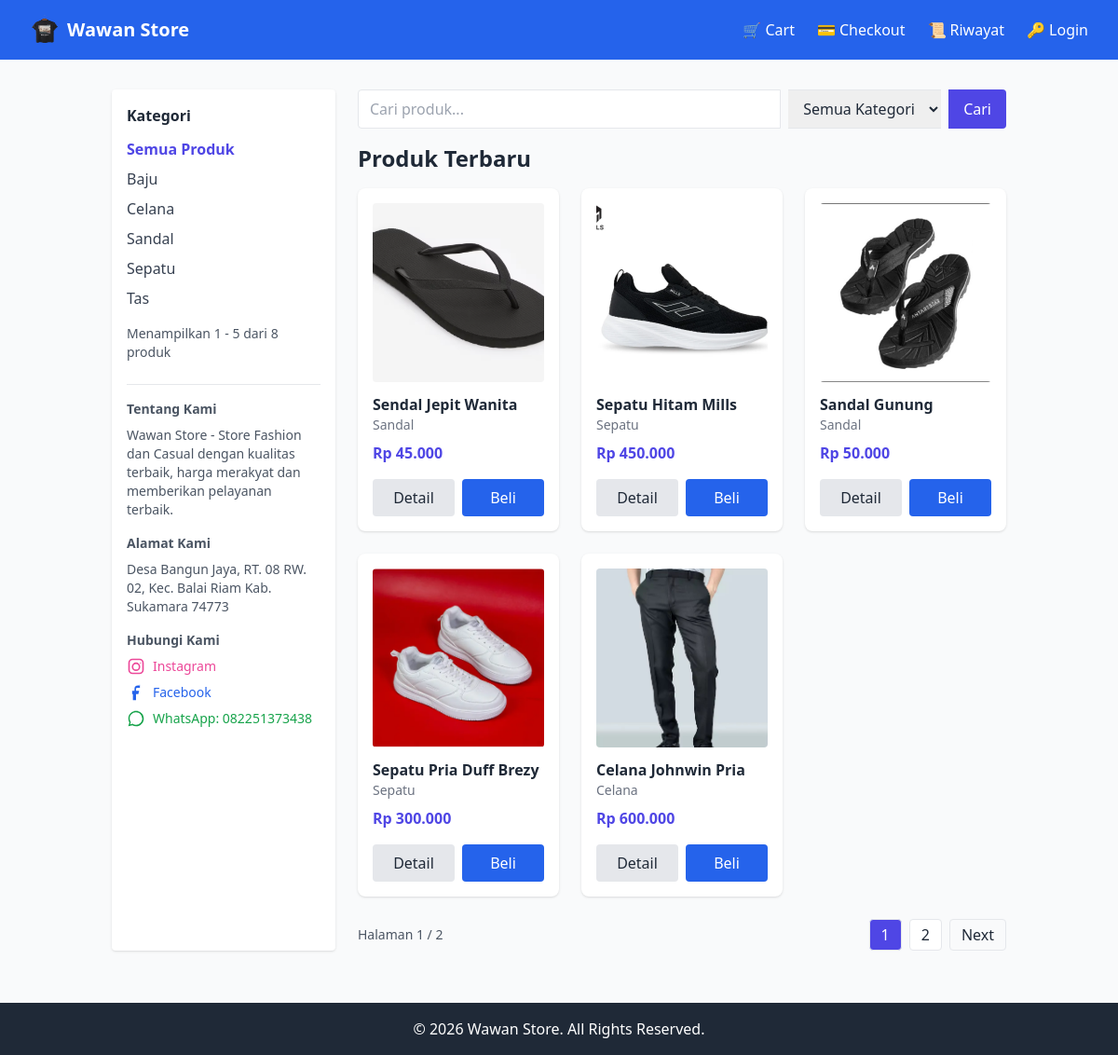
The page / on the database its author committed.
### tables this page shows
CREATE TABLE `categories` (
  `id` int(11) NOT NULL,
  `name` varchar(100) NOT NULL,
  `description` text DEFAULT NULL
);

CREATE TABLE `products` (
  `id` int(11) NOT NULL,
  `category_id` int(11) NOT NULL,
  `name` varchar(150) NOT NULL,
  `description` text DEFAULT NULL,
  `price` decimal(12,2) NOT NULL,
  `stock` int(11) DEFAULT 0,
  `image` varchar(255) DEFAULT NULL
);

### includes/functions.php (called while the page is built, shortened)
<?php
function e($string) {
    return htmlspecialchars($string, ENT_QUOTES, 'UTF-8');
}
function rupiah($angka) {
    return "Rp " . number_format($angka, 0, ',', '.');
}

### index.php (the view, shortened to what this page needs)
<?php
include "config/database.php";
include "includes/functions.php";
$perPage = 5;
$page = isset($_GET['page']) ? max(1, (int)$_GET['page']) : 1;
$offset = ($page - 1) * $perPage;
$search = isset($_GET['search']) ? trim($_GET['search']) : '';
$category = isset($_GET['category']) ? (int)$_GET['category'] : 0;
$categories = $conn->query("SELECT id, name FROM categories ORDER BY name ASC");
$whereParts = [];
$params = [];
$types = '';
$whereSql = $whereParts ? "WHERE " . implode(" AND ", $whereParts) : "";
$countSql = "SELECT COUNT(*) AS total FROM products p $whereSql";
$countStmt = $conn->prepare($countSql);
$countStmt->execute();
$countRes = $countStmt->get_result()->fetch_assoc();
$total = (int)($countRes['total'] ?? 0);
$totalPages = max(1, (int)ceil($total / $perPage));
$sql = "SELECT p.*, c.name AS category_name
        FROM products p
        LEFT JOIN categories c ON p.category_id = c.id
        $whereSql
        ORDER BY p.id DESC
        LIMIT ? OFFSET ?";
$stmt = $conn->prepare($sql);
if ($whereSql) {
    $bindParams = $params;
    $bindParams[] = $perPage;
    $bindParams[] = $offset;
    $typesAll = $types . "ii";
    stmt_bind_params_ref($stmt, $typesAll, $bindParams);
} else {
    $stmt->bind_param("ii", $perPage, $offset);
}
$stmt->execute();
$products = $stmt->get_result();
include "includes/header.php";
?>
<div class="container mx-auto p-4 max-w-7xl">
  <div class="flex flex-col md:flex-row gap-6">
    <aside class="w-full md:w-1/4 bg-white p-4 rounded shadow">
      <h2 class="font-bold mb-3">Kategori</h2>
      <ul class="space-y-2">
        <li><a href="index.php" class="text-indigo-600 hover:underline <?= $category==0 ? 'font-semibold' : '' ?>">Semua Produk</a></li>
        <?php
        $categories->data_seek(0);
        while ($c = $categories->fetch_assoc()):
        ?>
        <li>
          <a href="index.php?category=<?= $c['id'] ?>" class="<?= $category == $c['id'] ? 'font-semibold text-indigo-700' : 'text-gray-700 hover:underline' ?>">
            <?= e($c['name']) ?>
          </a>
        </li>
        <?php endwhile; ?>
      </ul>
      <div class="mt-4 text-sm text-gray-600">
        Menampilkan <?= $total==0 ? 0 : ($offset+1) ?> - <?= min($offset+$perPage, $total) ?> dari <?= $total ?> produk
      </div>
      <div class="mt-6 border-t pt-4 text-sm text-gray-600">
        <h4 class="font-semibold mb-2">Tentang Kami</h4>
        <p>Wawan Store - Store Fashion dan Casual dengan kualitas terbaik, harga merakyat dan memberikan pelayanan terbaik.</p>
        <h4 class="font-semibold mt-4 mb-2">Alamat Kami</h4>
        <p>Desa Bangun Jaya, RT. 08 RW. 02, Kec. Balai Riam Kab. Sukamara 74773</p>
        <h4 class="font-semibold mt-4 mb-2">Hubungi Kami</h4>
        <div class="flex flex-col gap-2 mt-2">
          <a href="https://instagram.com/maspos741?igsh=cXF0YWd5ZnBhNmk4" target="_blank" class="flex items-center gap-2 text-pink-500 hover:underline">
            Instagram
          </a>
          <a href="https://facebook.com/share/1Ehmc3UtFU/" target="_blank" class="flex items-center gap-2 text-blue-600 hover:underline">
            <svg xmlns="http://www.w3.org/2000/svg" class="h-5 w-5" fill="currentColor" viewBox="0 0 24 24"><path d="M13 2h3a1 1 0 0 1 1 1v3h-3.5A1.5 1.5 0 0 0 12 7.5V10h4l-1 4h-3v8h-4v-8H7v-4h3V7.5A4.5 4.5 0 0 1 14.5 3H17V2h-4z"/></svg>
            Facebook
          </a>
          <a href="https://wa.me/6282251373438" target="_blank" class="flex items-center gap-2 text-green-600 hover:underline">
            WhatsApp: 082251373438
          </a>
        </div>
      </div>
    </aside>
    <main class="flex-1">
      <form method="get" class="mb-4 flex gap-2">
        <input type="text" name="search" placeholder="Cari produk..." value="<?= e($search) ?>" class="flex-1 px-3 py-2 border rounded-l focus:outline-none">
        <select name="category" class="px-3 border-t border-b">
          <option value="0">Semua Kategori</option>
        </select>
        <button type="submit" class="bg-indigo-600 text-white px-4 py-2 rounded-r">Cari</button>
      </form>
      <h1 class="text-2xl font-bold mb-4">Produk Terbaru</h1>
      <?php if ($products && $products->num_rows > 0): ?>
        <div class="grid grid-cols-1 sm:grid-cols-2 lg:grid-cols-3 gap-6">
          <?php while ($p = $products->fetch_assoc()):
            $imgFile = !empty($p['image']) ? "assets/uploads/products/". $p['image'] : "assets/uploads/products/noimage.png";
          ?>
            <div class="bg-white rounded-lg shadow p-4 flex flex-col">
              <img src="<?= e($imgFile) ?>" alt="<?= e($p['name']) ?>" class="h-48 w-full object-cover rounded">
              <div class="mt-3">
                <h2 class="font-semibold"><?= e($p['name']) ?></h2>
                <div class="text-sm text-gray-500"><?= e($p['category_name'] ?? '-') ?></div>
                <div class="mt-2 font-semibold text-indigo-600"><?= rupiah($p['price']) ?></div>
              </div>
              <div class="mt-4 flex gap-2">
                <a href="product_detail.php?id=<?= $p['id'] ?>" class="flex-1 bg-gray-200 text-gray-800 py-2 rounded text-center hover:bg-gray-300">Detail</a>
                <a href="customer/cart.php?add=<?= $p['id'] ?>" class="flex-1 bg-blue-600 text-white py-2 rounded text-center hover:bg-blue-700">Beli</a>
              </div>
            </div>
          <?php endwhile; ?>
        </div>
        <div class="mt-6 flex items-center justify-between">
          <div class="text-sm text-gray-600">Halaman <?= $page ?> / <?= $totalPages ?></div>
          <div class="flex gap-2">
            <?php for ($i=1; $i <= $totalPages; $i++): ?>
              <a href="?<?= http_build_query(['page' => $i, 'search' => $search, 'category' => $category]) ?>" class="px-3 py-1 border rounded <?= $i === $page ? 'bg-indigo-600 text-white' : 'bg-white hover:bg-gray-100' ?>"><?= $i ?></a>
            <?php endfor; ?>
            <?php if ($page < $totalPages): ?>
              <a href="?<?= http_build_query(['page' => $page+1, 'search' => $search, 'category' => $category]) ?>" class="px-3 py-1 border rounded hover:bg-gray-100">Next</a>
            <?php endif; ?>
          </div>
        </div>
      <?php else: ?>
        <p class="text-gray-600">Produk tidak ditemukan.</p>
      <?php endif; ?>
    </main>
  </div>
</div>
<?php include "includes/footer.php"; ?>

### includes/header.php (shortened to what this page needs)
<!DOCTYPE html>
<html lang="id">
<head>
  <script src="https://cdn.tailwindcss.com"></script>
</head>
<body class="bg-gray-50 text-gray-800">
<nav class="bg-blue-600 text-white">
  <div class="max-w-7xl mx-auto px-4 sm:px-6 lg:px-8">
    <div class="flex justify-between h-16 items-center">
      <div class="flex-shrink-0">
        <a href="/toko_online/index.php" class="text-xl font-bold flex items-center gap-2">
          <img src="/toko_online/assets/img/baju.png" alt="Logo" class="h-8 w-8">
          Wawan Store
        </a>
      </div>
      <div class="hidden md:flex space-x-6 items-center">
        <a href="/toko_online/customer/cart.php" class="flex items-center gap-1 hover:text-gray-200">
          🛒 <span>Cart</span>
        </a>
        <a href="/toko_online/customer/checkout.php" class="flex items-center gap-1 hover:text-gray-200">
          💳 <span>Checkout</span>
        </a>
        <a href="/toko_online/customer/orders.php" class="flex items-center gap-1 hover:text-gray-200">
          📜 <span>Riwayat</span>
        </a>
        <?php if(isset($_SESSION['user'])): ?>
          <a href="/toko_online/auth/logout.php" class="flex items-center gap-1 hover:text-gray-200">
            🚪 <span>Logout</span>
          </a>
        <?php else: ?>
          <a href="/toko_online/auth/login.php" class="flex items-center gap-1 hover:text-gray-200">
            🔑 <span>Login</span>
          </a>
        <?php endif; ?>
      </div>
    </div>
  </div>
</nav>
<div class="container mx-auto p-4">

### includes/footer.php
  </div>
  <footer class="bg-gray-800 text-white text-center p-4 mt-6">
    <p>&copy; <?= date('Y') ?> Wawan Store. All Rights Reserved.</p>
  </footer>
</body>
</html>

### rows shown on the page
categories: name "Baju"
categories: name "Celana"
categories: name "Sandal"
categories: name "Sepatu"
categories: name "Tas"
products: image (picture), name "Sendal Jepit Wanita", category.name "Sandal", price "Rp 45.000"
products: image (picture), name "Sepatu Hitam Mills", category.name "Sepatu", price "Rp 450.000"
products: image (picture), name "Sandal Gunung", category.name "Sandal", price "Rp 50.000"
products: image (picture), name "Sepatu Pria Duff Brezy", category.name "Sepatu", price "Rp 300.000"
products: image (picture), name "Celana Johnwin Pria", category.name "Celana", price "Rp 600.000"

### other values the page prints
$offset+1 "1"
min($offset+$perPage, $total) "5"
$total "8"
$page "1"
$totalPages "2"
